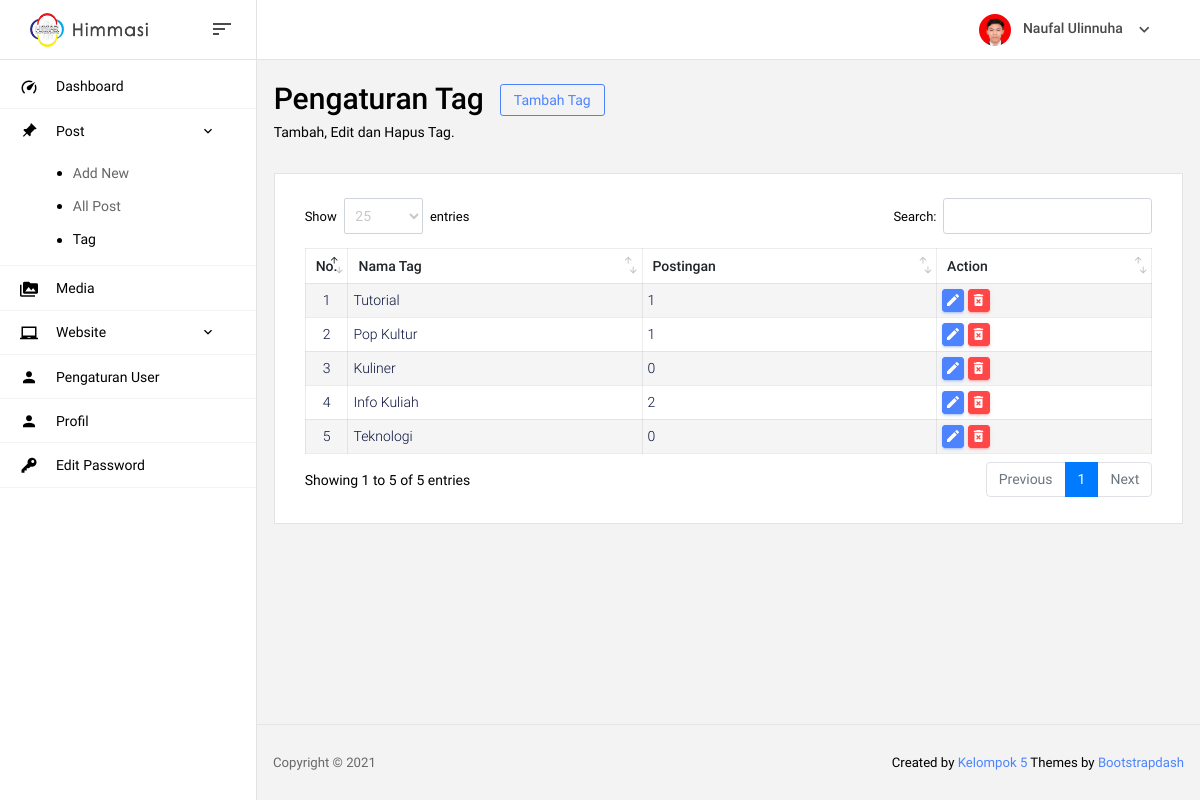
Screenshot of /admin/post-tag (signed in) with the database file from the repository.
### tables this page shows
CREATE TABLE `user` (
  `id_user` int(11) NOT NULL,
  `nama` varchar(100) NOT NULL,
  `username` varchar(50) NOT NULL,
  `password` varchar(50) NOT NULL,
  `level` varchar(50) NOT NULL,
  `jabatan` varchar(50) NOT NULL,
  `foto` varchar(50) NOT NULL
);

CREATE TABLE `tag` (
  `id_tag` int(11) NOT NULL,
  `tag` varchar(50) NOT NULL
);

### admin/includes/session.php (called while the page is built, shortened)
<?php
	$id_user = $_SESSION['id_user'];
	$query = mysqli_query($koneksi,"SELECT `username`, `nama`, `foto` FROM `user` WHERE `id_user` = $id_user");
  	while($data = mysqli_fetch_row($query)){
    	$nama     = $data[1];
    	$foto     = $data[2];
  	}
?>

### admin/page/post-tag.php (the view, shortened to what this page needs)
<section class="row">
  <div class="col-md-12 grid-margin">
    <div class="d-flex justify-content-between flex-wrap">
      <div class="d-flex align-items-end flex-wrap">
        <div class="mr-md-3 mr-xl-5">
          <div class="row m-0">
            <h2>Pengaturan Tag</h2>
            <button type="button" class="btn btn-outline-primary btn-sm ml-3" data-toggle="modal" data-target="#tambahTag" style="height: fit-content;">
              Tambah Tag
            </button>
          </div>
          <p class="mb-md-0">Tambah, Edit dan Hapus Tag.</p>
        </div>
      </div>
    </div>
  </div>
</section>
<section class="card">
  <div class="card-body">
    <div class="row">
      <div class="col-12">
        <div class="table-responsive">
          <table id="data-alumni" class="table">
            <thead>
              <tr>
                <th>No.</th>
                <th>Nama Tag</th>
                <th>Postingan</th>
                <th>Action</th>
              </tr>
            </thead>
            <tbody>
              <?php
                $no = 1;
                $sql = "SELECT * FROM `tag` ORDER BY `id_tag` DESC";
                $query = mysqli_query($koneksi,$sql);
                while($data = mysqli_fetch_array($query)){
                   $id_tag    = $data["id_tag"];
                   $tag       = $data["tag"];
                   $postingan = mysqli_num_rows(mysqli_query($koneksi, "SELECT * FROM `tag_post` WHERE `id_tag`='$id_tag'"));
              ?>
              <tr>
                <td class="td-nomer"><?= $no ?></td>
                <td><?= $tag ?></td>
                <td><?= $postingan ?></td>
                <td>
                  <button type="button" class="btn btn-primary btn-sm btn-table" title="Edit" data-toggle="modal" data-target="#editTag" onclick='editTag(<?php echo  '"'.$id_tag.'"' ?>)'><i class="mdi mdi-pencil"></i></button>
                  <button type="button" class="btn btn-danger btn-sm btn-table" title="Hapus" data-toggle="modal" data-target="#hapusTag" onclick='hapusTag(<?php echo  '"'.$id_tag.'"' ?>)'><i class="mdi mdi-delete-forever"></i></button>
                </td>
              </tr>
              <?php $no++; } ?>
            </tbody>
          </table>
        </div>
      </div>
    </div>
  </div>
</section>

### admin/includes/navbar.php (shortened to what this page needs)
<nav class="navbar col-lg-12 col-12 p-0 fixed-top d-flex flex-row">
      <div class="navbar-brand-wrapper d-flex justify-content-center">
        <div class="navbar-brand-inner-wrapper d-flex justify-content-between align-items-center w-100">
          <a class="navbar-brand brand-logo" href="index.php"><img class="of-contain w-100" src="assets/img/logo.png" alt="logo"/></a>
          <button class="navbar-toggler navbar-toggler align-self-center" type="button" data-toggle="minimize">
            <span class="mdi mdi-sort-variant"></span>
          </button>
        </div>
      </div>
      <div class="navbar-menu-wrapper d-flex align-items-center justify-content-end">
        <ul class="navbar-nav navbar-nav-right">
          <li class="nav-item nav-profile dropdown">
            <a class="nav-link dropdown-toggle" href="#" data-toggle="dropdown" id="profileDropdown">
              <img src="assets/img/profil/<?= $foto ?>" class="img-profil" alt="profile"/>
              <span class="nav-profile-name"><?= $nama ?></span>
            </a>
          </li>
        </ul>
      </div>
    </nav>

### admin/includes/head.php (style rules this page uses)
p { margin: 0px }
.table thead tr th { padding: 10px !important; font-size: 14px; }
.table tbody tr td { padding: 5px !important }
.btn-table { padding: 2px !important; height: fit-content; }
.btn-table i { font-size: 16px !important }
.btn i { font-size: 14px; }
.of-contain { object-fit: contain; }
.img-profil { object-fit: cover; object-position: top }
.dataTables_wrapper .dataTable .btn { padding: 3px 5px 5px 3px; }
.card { border: 1px solid #e3e3e3; }
.td-nomer { width: 10px; text-align: center; }
.dataTables_wrapper .dataTable thead .sorting:before, .dataTables_wrapper .dataTable thead .sorting_asc:before, .dataTables_wrapper .dataTable thead .sorting_desc:before, .dataTables_wrapper .dataTable thead .sorting_asc_disabled:before, .dataTables_wrapper .dataTable thead .sorting_desc_disabled:before { right: 8px;bottom: 10px; }
.dataTables_wrapper .dataTable thead .sorting:after, .dataTables_wrapper .dataTable thead .sorting_asc:after, .dataTables_wrapper .dataTable thead .sorting_desc:after, .dataTables_wrapper .dataTable thead .sorting_asc_disabled:after, .dataTables_wrapper .dataTable thead .sorting_desc_disabled:after { right: 3px;bottom: 0px; }

### rows the page displays
user: foto (picture), nama "Naufal Ulinnuha"
tag: tag "Tutorial", postingan "1"
tag: tag "Pop Kultur", postingan "1"
tag: tag "Kuliner", postingan "0"
tag: tag "Info Kuliah", postingan "2"
tag: tag "Teknologi", postingan "0"
